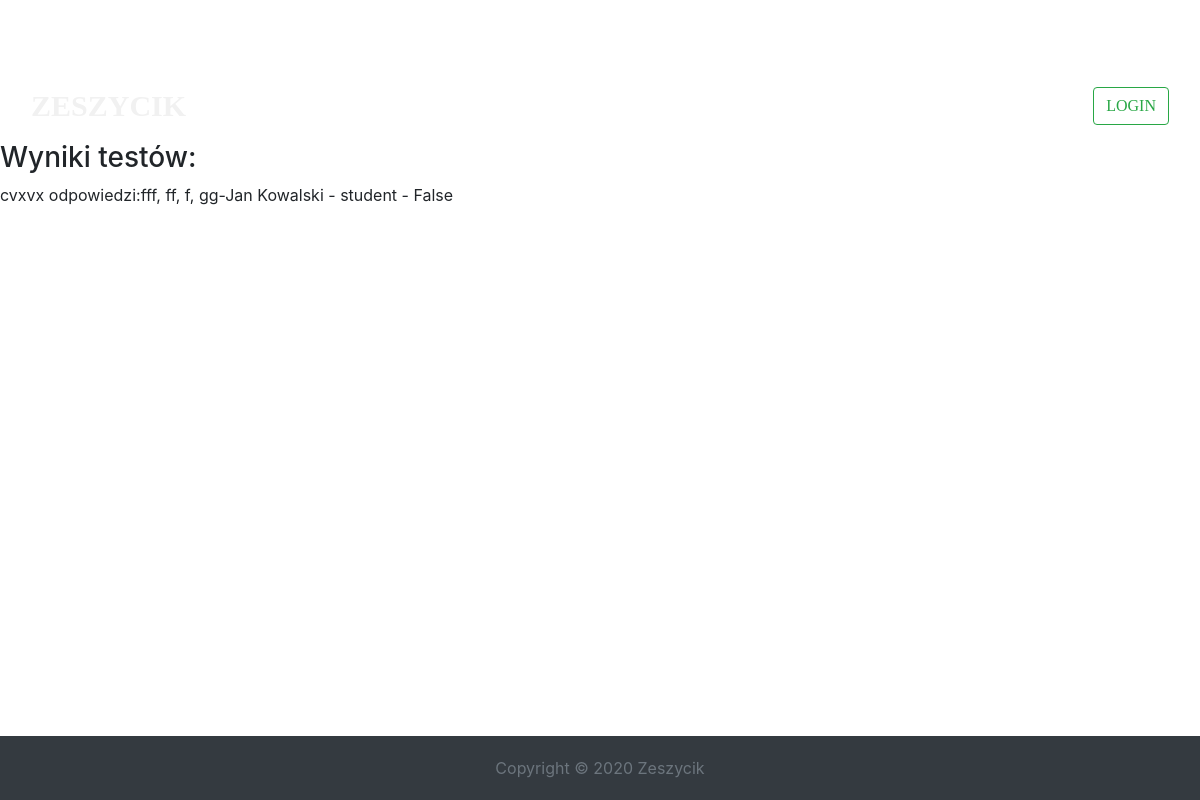
/exams, run on the app's committed database.
### school/models.py (models this page shows, shortened)
class Exam(models.Model):
    test = models.ForeignKey(StudentTest, on_delete=models.CASCADE)
    student = models.ForeignKey(SchoolUser, on_delete=models.CASCADE)
    answer = models.CharField(max_length=5)
    @property
    def passed(self):
        if self.answer == self.test.answer_right:
            self._passed = True
        else:
            self._passed = False
        return self._passed
    def __str__(self):
        return f'{self.student} - {self.passed}'

class StudentTest(models.Model):
    lesson = models.ForeignKey(Lesson, on_delete=models.CASCADE)
    author = models.ForeignKey(SchoolUser, on_delete=models.DO_NOTHING)
    question = models.TextField()
    answer_right = models.CharField(max_length=5, default='')
    answer_1 = models.CharField(max_length=150, default='')
    answer_2 = models.CharField(max_length=150, default='')
    answer_3 = models.CharField(max_length=150, default='')
    answer_4 = models.CharField(max_length=150, default='')
    def __str__(self):
        return f'{self.question[:30]} odpowiedzi:{self.answer_1}, {self.answer_2}, {self.answer_3}, {self.answer_4}'

class SchoolUser(models.Model):
    USERS_KIND = [
        ('administrator', 'Dyrektor'),
        ('teacher', 'Nauczyciel'),
        ('student', 'Uczeń')
    ]
    user = models.OneToOneField(User, on_delete=models.CASCADE, null=True, blank=True)
    permissions = models.CharField(choices=USERS_KIND, max_length=15)
    grades = models.CharField(max_length=150, default='')
    def __str__(self):
        return f'{self.user.first_name} {self.user.last_name} - {self.permissions}'

### school/views.py (the view)
# urls.py: path('exams',                   ExamListView.as_view(),  name='exams'),
class ExamListView(ListView):
    template_name = 'exam_list.html'
    model = Exam
    context_object_name = 'exams'

### school/templates/exam_list.html (shortened to what this page needs)
{% extends 'base.html' %}
{% load static %}
{% block content %}
    <link rel="stylesheet" type="text/css" href="{% static 'css/index.css' %}">
    <h3>Wyniki testów:</h3>
    {% for exam in exams %}
        <p>{{ exam.test }}-{{ exam }}
    {% endfor %}
{% endblock content %}

### static/css/index.css (style rules this page uses)
body { margin-top: 70px; background-attachment: fixed; background-size: 100%; font-size: 16px; }

### data on the page
Exam: test "cvxvx odpowiedzi:fff, ff, f, gg", student+answer+test "Jan Kowalski - student - False"
